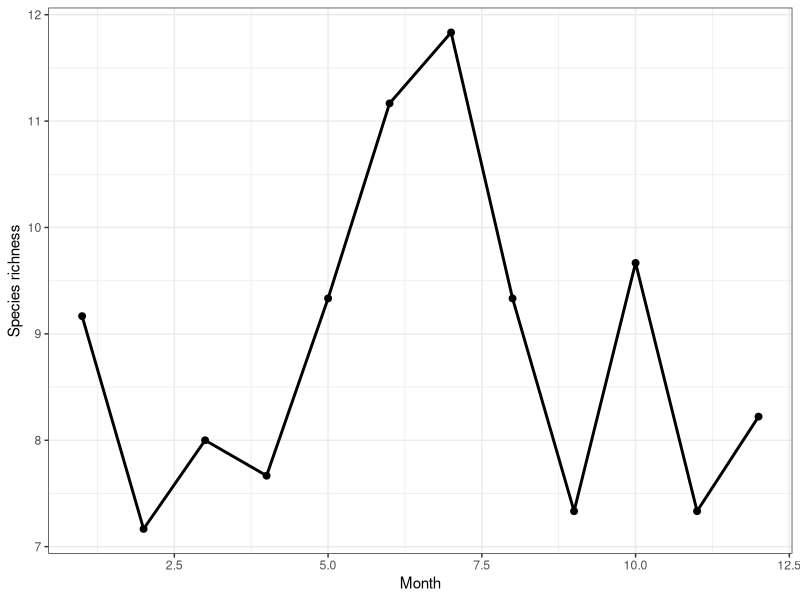
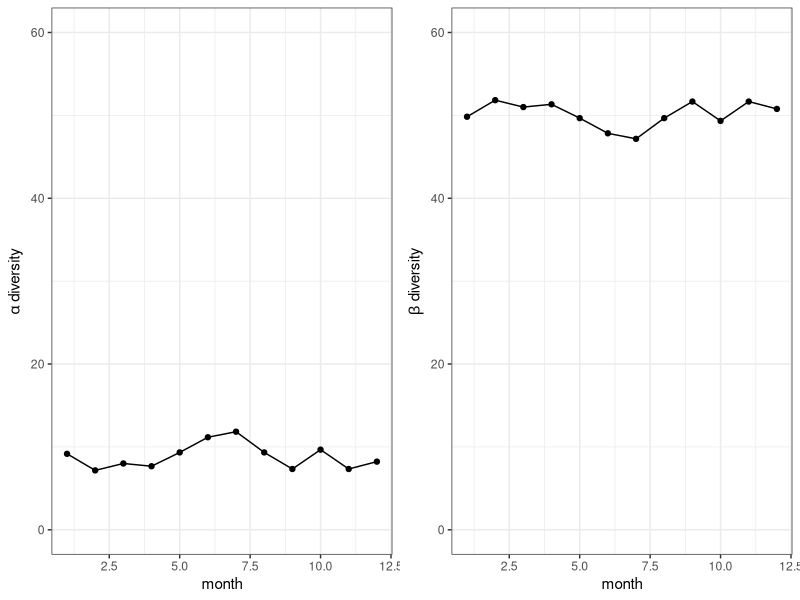
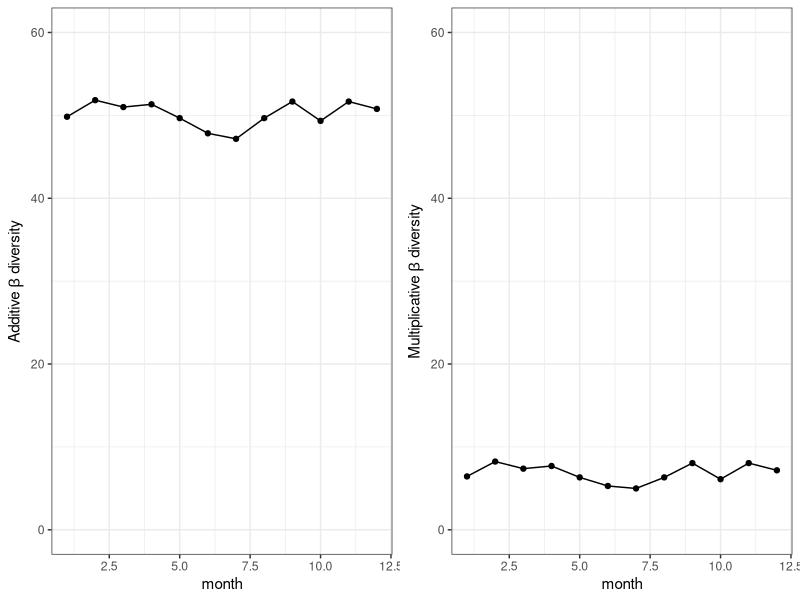
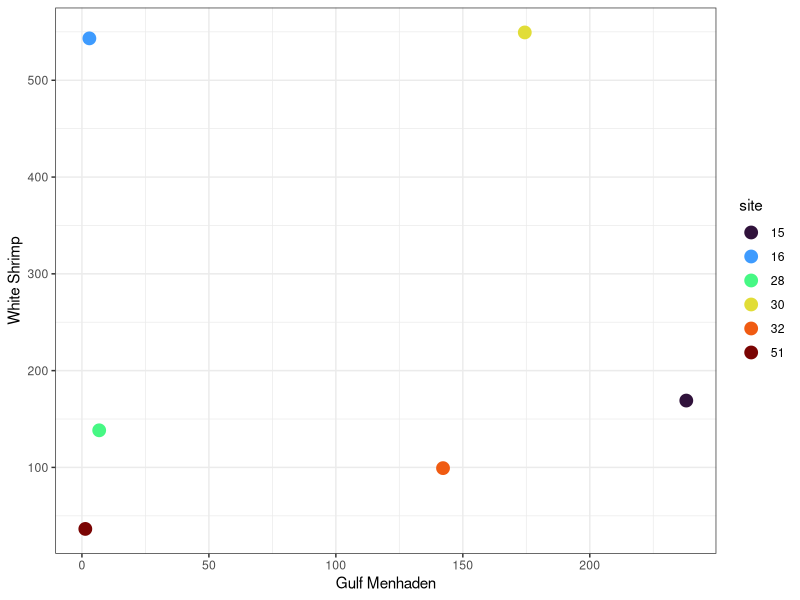
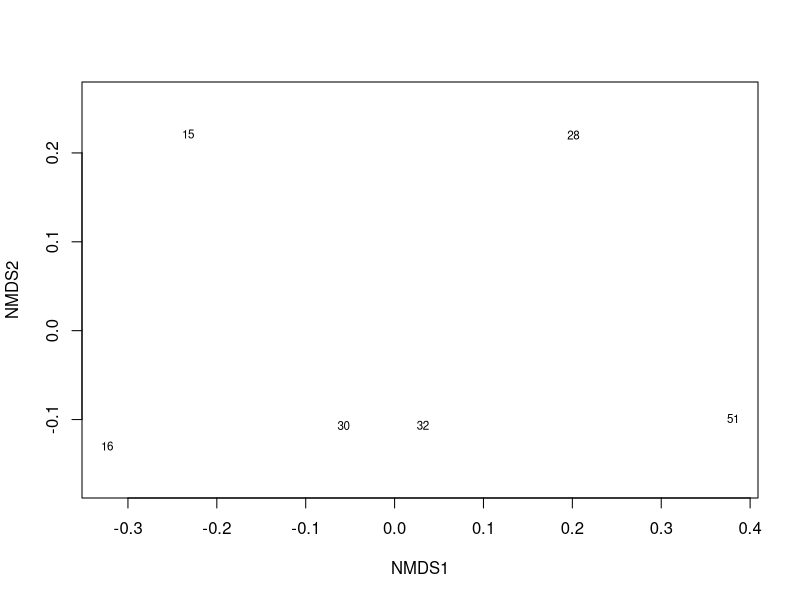
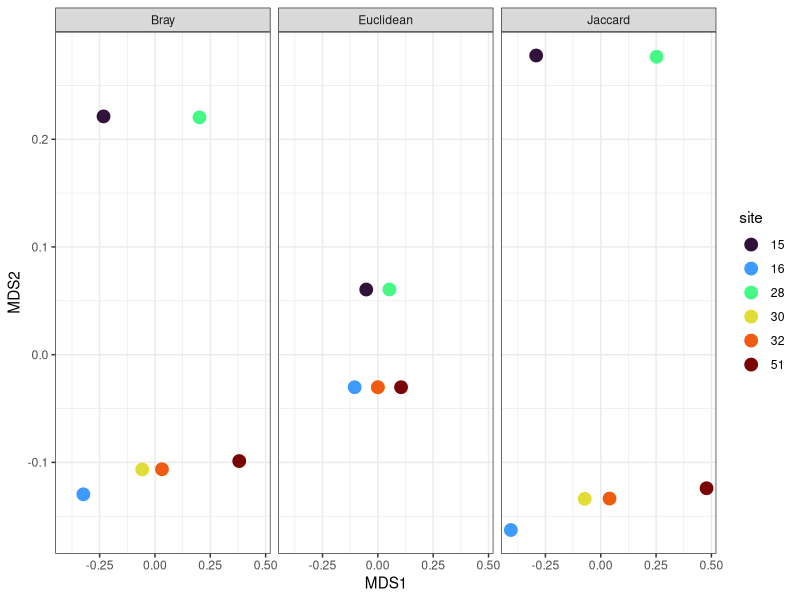
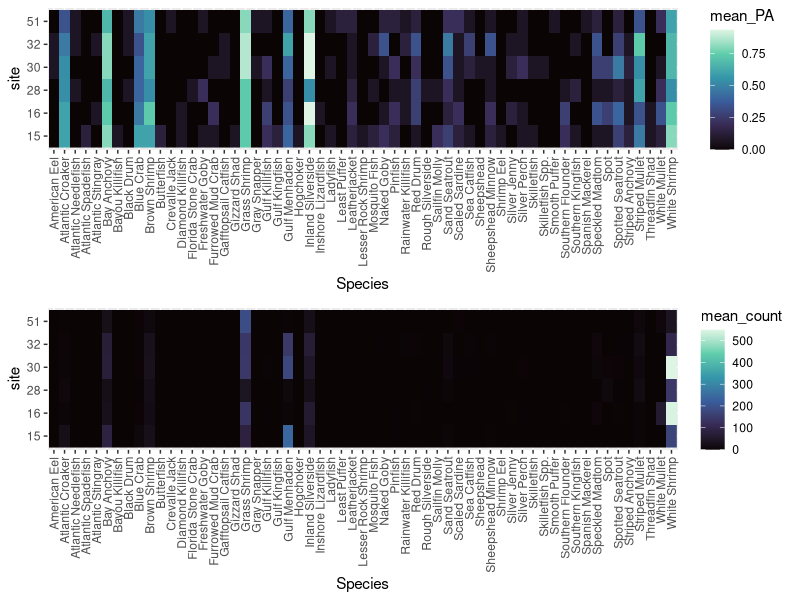

Recreate these plots in R, in order.
## ---- chunk 1
knitr::opts_chunk$set(collapse = T, cache = T)
## ---- chunk 2
# calculate metrics for each pool

library(tidyverse)

# data in wide format
marsh_w = read_csv('data/Calcasieu.csv') |> 
  mutate(site = as.character(site),
         month = month(date)) 

marsh_w
## ---- chunk 3
library(vegan)

marsh_div = marsh_w |> 
  mutate(richness = specnumber(across(`Speckled Madtom`:`Smooth Puffer`)),
         H = diversity(across(`Speckled Madtom`:`Smooth Puffer`)),
         simp = diversity(across(`Speckled Madtom`:`Smooth Puffer`), "simpson"),
         invsimp = diversity(across(`Speckled Madtom`:`Smooth Puffer`),"inv")) 

#average
average_div = marsh_div |> 
  group_by(month) |> 
  summarize(across(richness:invsimp, list(mean = mean, sd = sd)))

average_div

ggplot(average_div, aes(month, richness_mean))+
  geom_point(size = 2)+
  geom_line(linewidth = 1)+
  labs(x = 'Month', y = 'Species richness')+
  theme_bw()
## ---- chunk 4
# gamma diversity
# convert to long format for plotting
marsh_l = marsh_w |> 
  pivot_longer(cols = 4:62, 
               names_to = "Species", 
               values_to = "Count") 

marsh_l

gammaDiv = length(unique(marsh_l$Species))

# calculate beta diversity
betaDiv = marsh_div |> 
  group_by(month) |> 
  summarise(alpha = mean(richness, na.rm = TRUE),
            gamma = gammaDiv,
            beta_a = gamma - alpha)

# plot 
library(ggpubr)
library(viridis)

a = ggplot(betaDiv, aes(month, alpha))+
  geom_point()+
  geom_line()+
  scale_y_continuous(limits = c(0,60))+
  labs(x = 'month', y = expression(alpha ~ 'diversity'))+
  theme_bw()

b = ggplot(betaDiv, aes(month, beta_a))+
  geom_point()+
  geom_line()+
  scale_y_continuous(limits = c(0,60))+
  labs(x = 'month', y = expression(beta ~ 'diversity'))+
  theme_bw()

ggarrange(a,b,nrow =1, common.legend = T,align = 'h')
## ---- chunk 5
betaDiv = betaDiv |> 
  mutate(beta_m = gamma/alpha)


b = ggplot(betaDiv, aes(month, beta_a))+
  geom_point()+
  geom_line()+
  scale_y_continuous(limits = c(0,60))+
  labs(x = 'month', y = expression('Additive'~ beta ~ 'diversity'))+
  theme_bw()

m = ggplot(betaDiv, aes(month, beta_m))+
  geom_point()+
  geom_line()+
  scale_y_continuous(limits = c(0,60))+
  labs(x = 'month', y = expression('Multiplicative'~beta ~ 'diversity'))+
  theme_bw()

ggarrange(b,m,nrow =1, common.legend = T,align = 'h')
## ---- chunk 6
# filter to 2 species in for visualization
marsh_spp = marsh_w |> 
  group_by(site) |> 
  summarise(across(c(`Gulf Menhaden`, `White Shrimp`), mean)) 

ggplot(marsh_spp, aes(`Gulf Menhaden`, `White Shrimp`, color = site)) +
  geom_point(size = 4)+
  scale_color_viridis_d(option = 'turbo')+
  theme_bw()
## ---- chunk 7
#Example - Euclidean distance between site 15 and site 16

gm_diff = marsh_spp$`Gulf Menhaden`[1] - marsh_spp$`Gulf Menhaden`[2] #Atya abundance pool 0 - pool 13
ws_diff = marsh_spp$`White Shrimp`[1] - marsh_spp$`White Shrimp`[2] #MAC abundance pool 0 - pool 13

sqrt(gm_diff^2+ws_diff^2)
## ---- chunk 8
#First, lets create a community species matrix for average at each site

marsh_comm = marsh_w |> 
  group_by(site) |> 
  summarise(across(`Speckled Madtom`:`Smooth Puffer`, mean)) |> 
  column_to_rownames(var = "site")

# converts to dataframe
marsh_comm 

euc_dist = vegdist(marsh_comm, method = "euclidean")
euc_dist

bray_dist = vegdist(marsh_comm, method = "bray")
bray_dist
## ---- chunk 9
jac_dist = vegdist(marsh_comm, method = "jaccard")
jac_dist

mean(jac_dist)
## ---- chunk 10
marsh.nmds.bc = metaMDS(marsh_comm, distance = "bray", k = 2, try = 100)
marsh.nmds.ec = metaMDS(marsh_comm, distance = "euclidean", k = 2, try = 100)
marsh.nmds.jc = metaMDS(marsh_comm, distance = "jaccard", k = 2, try = 100)

plot(marsh.nmds.bc, display = "sites", type = "text")
## ---- chunk 11
nmds_output = bind_rows(bc = data.frame(marsh.nmds.bc[["points"]]),
                        ec = data.frame(marsh.nmds.ec[["points"]]),
                        jc = data.frame(marsh.nmds.jc[["points"]])) |> 
  mutate(site = rep(unique(marsh_spp$site), times = 3),
         Dissimilarity = rep(c("Bray", "Euclidean", "Jaccard"),
                             each = length(unique(site))))

ggplot(nmds_output, aes(MDS1, MDS2, color = as.factor(site)))+
  geom_point(size = 4)+ 
  facet_wrap(~Dissimilarity)+
  labs(color = 'site')+
  scale_color_viridis_d(option = 'turbo')+
  theme_bw()
## ---- chunk 12
marsh_spp.2 = marsh_l |>
  mutate(PA = if_else(Count > 0, 1, 0)) |> 
  group_by(site, Species) |> 
  summarise(mean_count = mean(Count, na.rm = TRUE),
            mean_PA = mean(PA, na.rm = TRUE)) 


## ---- chunk 13
PA_dist = ggplot(marsh_spp.2, aes(x = Species, y = site, fill = mean_PA))+
  geom_raster()+
  scale_fill_viridis_c(option = 'mako')+
  labs(y = 'site')+
  theme(axis.text.x = element_text(angle = 90, vjust = 0.5, hjust=1))

Co_dist = ggplot(marsh_spp.2, aes(x = Species, y = site, fill = mean_count))+
  geom_raster()+
  scale_fill_viridis_c(option = 'mako')+
  labs(y = 'site')+ 
  theme(axis.text.x = element_text(angle = 90, vjust = 0.5, hjust=1))

ggarrange(PA_dist, Co_dist,
          nrow = 2, align = 'v')
